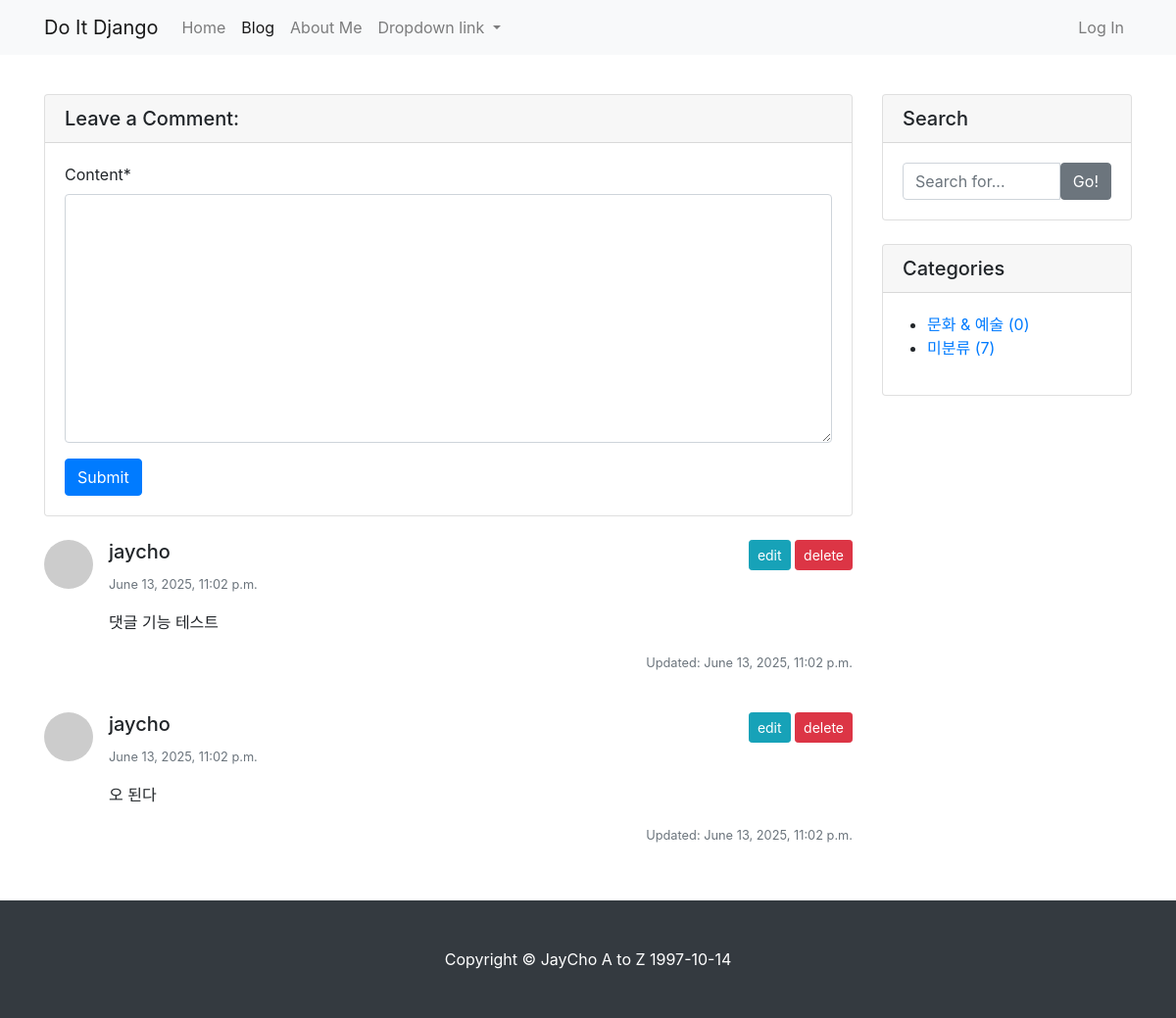
Screenshot of /blog/9/ (signed in) with the database file from the repository.
### blog/models.py (models this page shows, shortened)
class Comment(models.Model):
    post = models.ForeignKey('Post',on_delete=models.CASCADE)
    author = models.ForeignKey(User, on_delete=models.CASCADE)
    content = models.TextField()
    created_at = models.DateTimeField(auto_now_add=True)
    modified_at = models.DateTimeField(auto_now=True)

class Category(models.Model):
    name = models.CharField(max_length=50, unique=True)
    slug = models.SlugField(max_length=50, unique=True, allow_unicode=True)
    def __str__(self):
        return self.name
    def get_absolute_url(self):
        return f"/blog/category/{self.slug}/"
    class Meta:
        verbose_name_plural = 'Categories'

### blog/views.py (the view)
# urls.py: path('<int:pk>/', PostDetail.as_view(), name='post_detail'),
class PostDetail(DetailView):
    model = Post
    def get_context_data(self, **kwargs):
        context = super(PostDetail, self).get_context_data()
        context['categories'] = Category.objects.all()
        context['no_category_post_count'] = Post.objects.filter(category=None).count()
        context['comment_form'] = CommentForm()
        return context

### blog/forms.py
class CommentForm(forms.ModelForm):
    class Meta:
        model = Comment
        fields = ('content',)

### blog/templates/blog/post_detail.html (shortened to what this page needs)
{% extends 'blog/base.html' %}
{% load crispy_forms_tags %}
{% block main %}
    <div id="comment-area">
    <div class="card my-4">
        <h5 class="card-header">Leave a Comment:</h5>
        <div class="card-body">
            {% if user.is_authenticated %}
            <form id="comment-form" method="post" action="{% url 'new_comment' post.pk %}">
                <div class="form-group">
                    {{ comment_form | crispy }}
                </div>
                <button type="submit" class="btn btn-primary">Submit</button>
            </form>
            {% else %}
                <a role="button" class="btn btn-outline-dark btn-block btn-sm" href="#" data-toggle="modal"
                   data-target="#loginModal">Log in and leave a comment</a>
            {% endif %}
        </div>
    </div>
    {% if post.comment_set.exists %}
        {% for comment in post.comment_set.all %}
            <div class="media mb-4" id="comment-{{ comment.pk }}">
                <img class="d-flex mr-3 rounded-circle" src="http://placehold.it/50x50" alt="">
                <div class="media-body">
                    {% if user.is_authenticated and comment.author == user %}
                        <div class="float-right">
                            <a role="button"
                               class="btn btn-sm btn-info"
                               id="comment-{{ comment.pk }}-update-btn"
                               href="/blog/update_comment/{{ comment.pk }}">
                                edit
                            </a>
                            <a role="button"
                               class="btn btn-sm btn-danger"
                               id="comment-{{ comment.pk }}-delete-modal-btn"
                               href="#"
                               data-toggle="modal"
                               data-target="#deleteCommentModal-{{ comment.pk }}">
                                delete
                            </a>
                        </div>
                    {% endif %}
                    <h5 class="mt-0">{{ comment.author.username }}</h5>
                    <small class="text-muted">{{ comment.created_at }}</small>
                    <p>{{ comment.content | linebreaks }}</p>
                    {% if comment.created_at != comment.modified_at %}
                        <p class="text-muted float-right">
                            <small>Updated: {{ comment.modified_at }}</small>
                        </p>
                    {% endif %}
                </div>
            </div>
        {% endfor %}
    {% endif %}
</div>
{% endblock %}

### blog/templates/blog/base.html (shortened to what this page needs)
<!DOCTYPE html>
{% load static %}
<html lang="ko">
<head>
    <link rel="stylesheet" href="{% static 'blog/bootstrap/bootstrap.min.css' %}" media="screen">
    <link rel="stylesheet" href="https://cdn.jsdelivr.net/npm/bootstrap-icons@1.11.1/font/bootstrap-icons.css">
</head>
<body>
{% include 'blog/navbar.html' %}
<div class="container my-3">
    <div class="row">
        <div class="col-md-8 col-lg-9" id="main-area">
            {% block main %}
            {% endblock %}
        </div>
        <div class="col-md-4 col-lg-3">
            <div class="card my-4">
                <h5 class="card-header">Search</h5>
                <div class="card-body">
                    <div class="input-group">
                        <input type="text" class="form-control" placeholder="Search for...">
                        <span class="input-group-btn">
                                <button class="btn btn-secondary" type="button">Go!</button>
                            </span>
                    </div>
                </div>
            </div>
            <div class="card my-4" id="categories-card">
                <h5 class="card-header">Categories</h5>
                <div class="card-body">
                    <div class="row">
                        <ul>
                            {% for category in categories %}
                                <li>
                                    <a href="{{ category.get_absolute_url }}">{{ category }} ({{ category.post_set.count }})</a>
                                </li>
                            {% endfor %}
                            <li>
                                <a href="/blog/category/no_category/">미분류 ({{ no_category_post_count }})</a>
                            </li>
                        </ul>
                    </div>
                </div>
            </div>
        </div>
    </div>
</div>
{% include 'blog/footer.html' %}
</body>
</html>

### rows the page displays
Comment: author.username "jaycho", created_at "June 13, 2025, 11:02 p.m.", content "댓글 기능 테스트", modified_at "June 13, 2025, 11:02 p.m."
Comment: author.username "jaycho", created_at "June 13, 2025, 11:02 p.m.", content "오 된다", modified_at "June 13, 2025, 11:02 p.m."
Category: name "문화 & 예술", post_set.count "0"

### other values shown
{{ no_category_post_count }} "7"
